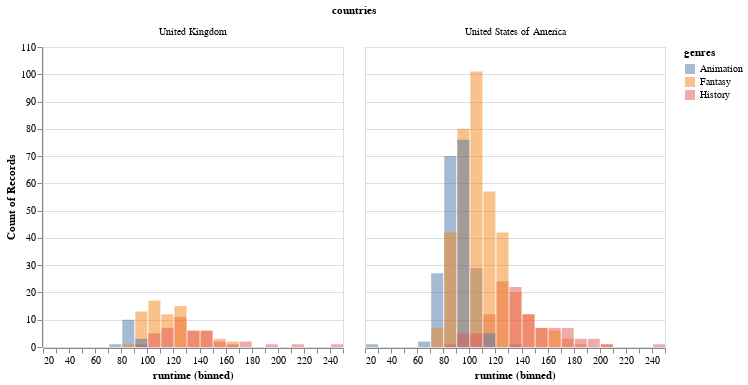

Notebook cell for this chart:
### Markdown cell above
We can get a rough indication of the genre differences from this plot,
but as we have mention previously,
it is not ideal to be looking at bars with different baselines.
If we want the bars on the same baseline,
we could set `stack=False` on the y-axis
but it often does not look that great for histograms,
and can make them even harder to read.

### Code cell
boom_both = boom_countries.explode('genres')
alt.Chart(boom_both).mark_bar(opacity=0.5).encode(
    alt.X('runtime').bin(maxbins=30),
    alt.Y('count()').stack(False),
    color='genres'
).facet(
    'countries'
)

### Figure 1 — Vega specification as saved in the notebook (floating-point values rounded to 4 significant figures)
{"$schema": "https://vega.github.io/schema/vega/v5.json", "data": [{"name": "source_0", "values": [{"bin_maxbins_30_runtime": 100.0, "bin_maxbins_30_runtime_end": 110.0, "genres": "Animation", "countries": "United States of America", "__count": 29}, {"bin_maxbins_30_runtime": 140.0, "bin_maxbins_30_runtime_end": 150.0, "genres": "Fantasy", "countries": "United States of America", "__count": 12}, {"bin_maxbins_30_runtime": 80.0, "bin_maxbins_30_runtime_end": 90.0, "genres": "Animation", "countries": "United States of America", "__count": 70}, {"bin_maxbins_30_runtime": 150.0, "bin_maxbins_30_runtime_end": 160.0, "genres": "Fantasy", "countries": "United States of America", "__count": 7}, {"bin_maxbins_30_runtime": 100.0, "bin_maxbins_30_runtime_end": 110.0, "genres": "Fantasy", "countries": "United States of America", "__count": 101}, {"bin_maxbins_30_runtime": 110.0, "bin_maxbins_30_runtime_end": 120.0, "genres": "History", "countries": "United States of America", "__count": 12}, {"bin_maxbins_30_runtime": 110.0, "bin_maxbins_30_runtime_end": 120.0, "genres": "Fantasy", "countries": "United Kingdom", "__count": 12}, {"bin_maxbins_30_runtime": 110.0, "bin_maxbins_30_runtime_end": 120.0, "genres": "Fantasy", "countries": "United States of America", "__count": 57}, {"bin_maxbins_30_runtime": 170.0, "bin_maxbins_30_runtime_end": 180.0, "genres": "Fantasy", "countries": "United States of America", "__count": 3}, {"bin_maxbins_30_runtime": 200.0, "bin_maxbins_30_runtime_end": 210.0, "genres": "Fantasy", "countries": "United States of America", "__count": 1}, {"bin_maxbins_30_runtime": 130.0, "bin_maxbins_30_runtime_end": 140.0, "genres": "Animation", "countries": "United States of America", "__count": 1}, {"bin_maxbins_30_runtime": 130.0, "bin_maxbins_30_runtime_end": 140.0, "genres": "Fantasy", "countries": "United States of America", "__count": 20}, {"bin_maxbins_30_runtime": 170.0, "bin_maxbins_30_runtime_end": 180.0, "genres": "History", "countries": "United States of America", "__count": 7}, {"bin_maxbins_30_runtime": 120.0, "bin_maxbins_30_runtime_end": 130.0, "genres": "History", "countries": "United Kingdom", "__count": 11}, {"bin_maxbins_30_runtime": 120.0, "bin_maxbins_30_runtime_end": 130.0, "genres": "History", "countries": "United States of America", "__count": 24}, {"bin_maxbins_30_runtime": 120.0, "bin_maxbins_30_runtime_end": 130.0, "genres": "Fantasy", "countries": "United States of America", "__count": 42}, {"bin_maxbins_30_runtime": 120.0, "bin_maxbins_30_runtime_end": 130.0, "genres": "Fantasy", "countries": "United Kingdom", "__count": 15}, {"bin_maxbins_30_runtime": 160.0, "bin_maxbins_30_runtime_end": 170.0, "genres": "History", "countries": "United States of America", "__count": 7}, {"bin_maxbins_30_runtime": 160.0, "bin_maxbins_30_runtime_end": 170.0, "genres": "Fantasy", "countries": "United States of America", "__count": 6}, {"bin_maxbins_30_runtime": 140.0, "bin_maxbins_30_runtime_end": 150.0, "genres": "Fantasy", "countries": "United Kingdom", "__count": 6}, {"bin_maxbins_30_runtime": 190.0, "bin_maxbins_30_runtime_end": 200.0, "genres": "History", "countries": "United States of America", "__count": 3}, {"bin_maxbins_30_runtime": 90.0, "bin_maxbins_30_runtime_end": 100.0, "genres": "Fantasy", "countries": "United States of America", "__count": 80}, {"bin_maxbins_30_runtime": 180.0, "bin_maxbins_30_runtime_end": 190.0, "genres": "Fantasy", "countries": "United States of America", "__count": 1}, {"bin_maxbins_30_runtime": 80.0, "bin_maxbins_30_runtime_end": 90.0, "genres": "Animation", "countries": "United Kingdom", "__count": 10}, {"bin_maxbins_30_runtime": 90.0, "bin_maxbins_30_runtime_end": 100.0, "genres": "Animation", "countries": "United States of America", "__count": 76}, {"bin_maxbins_30_runtime": 150.0, "bin_maxbins_30_runtime_end": 160.0, "genres": "History", "countries": "United States of America", "__count": 7}, {"bin_maxbins_30_runtime": 140.0, "bin_maxbins_30_runtime_end": 150.0, "genres": "History", "countries": "United Kingdom", "__count": 6}, {"bin_maxbins_30_runtime": 150.0, "bin_maxbins_30_runtime_end": 160.0, "genres": "Fantasy", "countries": "United Kingdom", "__count": 3}, {"bin_maxbins_30_runtime": 160.0, "bin_maxbins_30_runtime_end": 170.0, "genres": "Fantasy", "countries": "United Kingdom", "__count": 2}, {"bin_maxbins_30_runtime": 130.0, "bin_maxbins_30_runtime_end": 140.0, "genres": "Fantasy", "countries": "United Kingdom", "__count": 6}, {"bin_maxbins_30_runtime": 180.0, "bin_maxbins_30_runtime_end": 190.0, "genres": "History", "countries": "United States of America", "__count": 3}, {"bin_maxbins_30_runtime": 160.0, "bin_maxbins_30_runtime_end": 170.0, "genres": "History", "countries": "United Kingdom", "__count": 1}, {"bin_maxbins_30_runtime": 90.0, "bin_maxbins_30_runtime_end": 100.0, "genres": "Fantasy", "countries": "United Kingdom", "__count": 13}, {"bin_maxbins_30_runtime": 80.0, "bin_maxbins_30_runtime_end": 90.0, "genres": "Fantasy", "countries": "United States of America", "__count": 42}, {"bin_maxbins_30_runtime": 190.0, "bin_maxbins_30_runtime_end": 200.0, "genres": "History", "countries": "United Kingdom", "__count": 1}, {"bin_maxbins_30_runtime": 140.0, "bin_maxbins_30_runtime_end": 150.0, "genres": "History", "countries": "United States of America", "__count": 12}, {"bin_maxbins_30_runtime": 130.0, "bin_maxbins_30_runtime_end": 140.0, "genres": "History", "countries": "United States of America", "__count": 22}, {"bin_maxbins_30_runtime": 110.0, "bin_maxbins_30_runtime_end": 120.0, "genres": "Animation", "countries": "United States of America", "__count": 5}, {"bin_maxbins_30_runtime": 210.0, "bin_maxbins_30_runtime_end": 220.0, "genres": "History", "countries": "United Kingdom", "__count": 1}, {"bin_maxbins_30_runtime": 150.0, "bin_maxbins_30_runtime_end": 160.0, "genres": "History", "countries": "United Kingdom", "__count": 2}, {"bin_maxbins_30_runtime": 100.0, "bin_maxbins_30_runtime_end": 110.0, "genres": "Fantasy", "countries": "United Kingdom", "__count": 17}, {"bin_maxbins_30_runtime": 130.0, "bin_maxbins_30_runtime_end": 140.0, "genres": "History", "countries": "United Kingdom", "__count": 6}, {"bin_maxbins_30_runtime": 200.0, "bin_maxbins_30_runtime_end": 210.0, "genres": "History", "countries": "United States of America", "__count": 1}, {"bin_maxbins_30_runtime": 170.0, "bin_maxbins_30_runtime_end": 180.0, "genres": "History", "countries": "United Kingdom", "__count": 2}, {"bin_maxbins_30_runtime": 90.0, "bin_maxbins_30_runtime_end": 100.0, "genres": "History", "countries": "United Kingdom", "__count": 1}, {"bin_maxbins_30_runtime": 90.0, "bin_maxbins_30_runtime_end": 100.0, "genres": "History", "countries": "United States of America", "__count": 5}, {"bin_maxbins_30_runtime": 70.0, "bin_maxbins_30_runtime_end": 80.0, "genres": "Animation", "countries": "United States of America", "__count": 27}, {"bin_maxbins_30_runtime": 70.0, "bin_maxbins_30_runtime_end": 80.0, "genres": "Fantasy", "countries": "United States of America", "__count": 7}, {"bin_maxbins_30_runtime": 110.0, "bin_maxbins_30_runtime_end": 120.0, "genres": "History", "countries": "United Kingdom", "__count": 7}, {"bin_maxbins_30_runtime": 100.0, "bin_maxbins_30_runtime_end": 110.0, "genres": "History", "countries": "United States of America", "__count": 5}, {"bin_maxbins_30_runtime": 240.0, "bin_maxbins_30_runtime_end": 250.0, "genres": "History", "countries": "United Kingdom", "__count": 1}, {"bin_maxbins_30_runtime": 240.0, "bin_maxbins_30_runtime_end": 250.0, "genres": "History", "countries": "United States of America", "__count": 1}, {"bin_maxbins_30_runtime": 90.0, "bin_maxbins_30_runtime_end": 100.0, "genres": "Animation", "countries": "United Kingdom", "__count": 3}, {"bin_maxbins_30_runtime": 80.0, "bin_maxbins_30_runtime_end": 90.0, "genres": "Fantasy", "countries": "United Kingdom", "__count": 1}, {"bin_maxbins_30_runtime": 80.0, "bin_maxbins_30_runtime_end": 90.0, "genres": "History", "countries": "United States of America", "__count": 1}, {"bin_maxbins_30_runtime": 60.0, "bin_maxbins_30_runtime_end": 70.0, "genres": "Animation", "countries": "United States of America", "__count": 2}, {"bin_maxbins_30_runtime": 70.0, "bin_maxbins_30_runtime_end": 80.0, "genres": "Animation", "countries": "United Kingdom", "__count": 1}, {"bin_maxbins_30_runtime": 20.0, "bin_maxbins_30_runtime_end": 30.0, "genres": "Animation", "countries": "United States of America", "__count": 1}, {"bin_maxbins_30_runtime": 100.0, "bin_maxbins_30_runtime_end": 110.0, "genres": "History", "countries": "United Kingdom", "__count": 5}]}, {"name": "facet_domain"}, {"name": "facet_domain_row", "values": [{"data": 0.0}]}, {"name": "facet_domain_column", "values": [{"data": 0.0}, {"data": 1.0}]}, {"name": "source_0_y_domain___count", "values": [{"min": 1, "max": 101}]}, {"name": "source_0_color_domain_genres", "values": [{"genres": "Animation"}, {"genres": "Fantasy"}, {"genres": "History"}]}], "signals": [{"name": "child_bin_maxbins_30_runtime_bins", "value": {"fields": ["runtime"], "fname": "bin_runtime", "start": 20.0, "step": 10.0, "stop": 250.0}}, {"name": "child_width", "value": 300}, {"name": "child_height", "value": 300}], "marks": [{"type": "group", "name": "facet-title", "title": {"text": "countries", "style": "guide-title", "offset": 10}, "role": "column-title"}, {"type": "group", "name": "row_header", "from": {"data": "facet_domain_row"}, "encode": {"update": {"height": {"signal": "child_height"}}}, "axes": [{"scale": "y", "labelOverlap": true, "orient": "left", "grid": false, "title": "Count of Records", "tickCount": {"signal": "ceil(child_height/40)"}, "zindex": 0}], "role": "row-header"}, {"type": "group", "name": "column_footer", "from": {"data": "facet_domain_column"}, "encode": {"update": {"width": {"signal": "child_width"}}}, "axes": [{"scale": "x", "zindex": 0, "orient": "bottom", "labelFlush": true, "labelOverlap": true, "grid": false, "title": "runtime (binned)", "tickCount": {"signal": "ceil(child_width/10)"}}], "role": "column-footer"}, {"type": "group", "name": "cell", "from": {"facet": {"data": "source_0", "name": "facet", "groupby": ["countries"]}}, "sort": {"field": ["datum[\"countries\"]"], "order": ["ascending"]}, "encode": {"update": {"height": {"signal": "child_height"}, "width": {"signal": "child_width"}}}, "marks": [{"type": "rect", "name": "child_marks", "from": {"data": "facet"}, "encode": {"update": {"x": {"field": "bin_maxbins_30_runtime_end", "scale": "x", "offset": {"signal": "0.5 + (abs(scale(\"x\", datum[\"bin_maxbins_30_runtime_end\"]) - scale(\"x\", datum[\"bin_maxbins_30_runtime\"])) < 0.25 ? 0.5 * (0.25 - (abs(scale(\"x\", datum[\"bin_maxbins_30_runtime_end\"]) - scale(\"x\", datum[\"bin_maxbins_30_runtime\"])))) : -0.5)"}}, "opacity": {"value": 0.5}, "x2": {"field": "bin_maxbins_30_runtime", "scale": "x", "offset": {"signal": "0.5 + (abs(scale(\"x\", datum[\"bin_maxbins_30_runtime_end\"]) - scale(\"x\", datum[\"bin_maxbins_30_runtime\"])) < 0.25 ? -0.5 * (0.25 - (abs(scale(\"x\", datum[\"bin_maxbins_30_runtime_end\"]) - scale(\"x\", datum[\"bin_maxbins_30_runtime\"])))) : 0.5)"}}, "fill": {"field": "genres", "scale": "color"}, "y": {"field": "__count", "scale": "y"}, "y2": {"value": 0, "scale": "y"}}}, "style": ["bar"]}], "axes": [{"scale": "y", "orient": "left", "domain": false, "aria": false, "maxExtent": 0, "minExtent": 0, "ticks": false, "gridScale": "x", "tickCount": {"signal": "ceil(child_height/40)"}, "labels": false, "grid": true, "zindex": 0}], "title": {"text": {"signal": "isValid(parent[\"countries\"]) ? parent[\"countries\"] : \"\"+parent[\"countries\"]"}, "style": "guide-label", "offset": 10, "frame": "group"}, "style": "cell"}], "scales": [{"name": "x", "type": "linear", "domain": {"signal": "[child_bin_maxbins_30_runtime_bins.start, child_bin_maxbins_30_runtime_bins.stop]"}, "range": [0, {"signal": "child_width"}], "bins": {"signal": "child_bin_maxbins_30_runtime_bins"}, "zero": false}, {"name": "y", "type": "linear", "domain": [{"signal": "(data(\"source_0_y_domain___count\")[0] || {}).min"}, {"signal": "(data(\"source_0_y_domain___count\")[0] || {}).max"}], "range": [{"signal": "child_height"}, 0], "zero": true, "nice": true}, {"name": "color", "type": "ordinal", "domain": {"data": "source_0_color_domain_genres", "field": "genres", "sort": true}, "range": "category"}], "layout": {"padding": 20, "bounds": "full", "align": "all"}, "legends": [{"fill": "color", "symbolType": "square", "title": "genres", "encode": {"symbols": {"update": {"opacity": {"value": 0.5}}}}}], "background": "white", "padding": 5}
